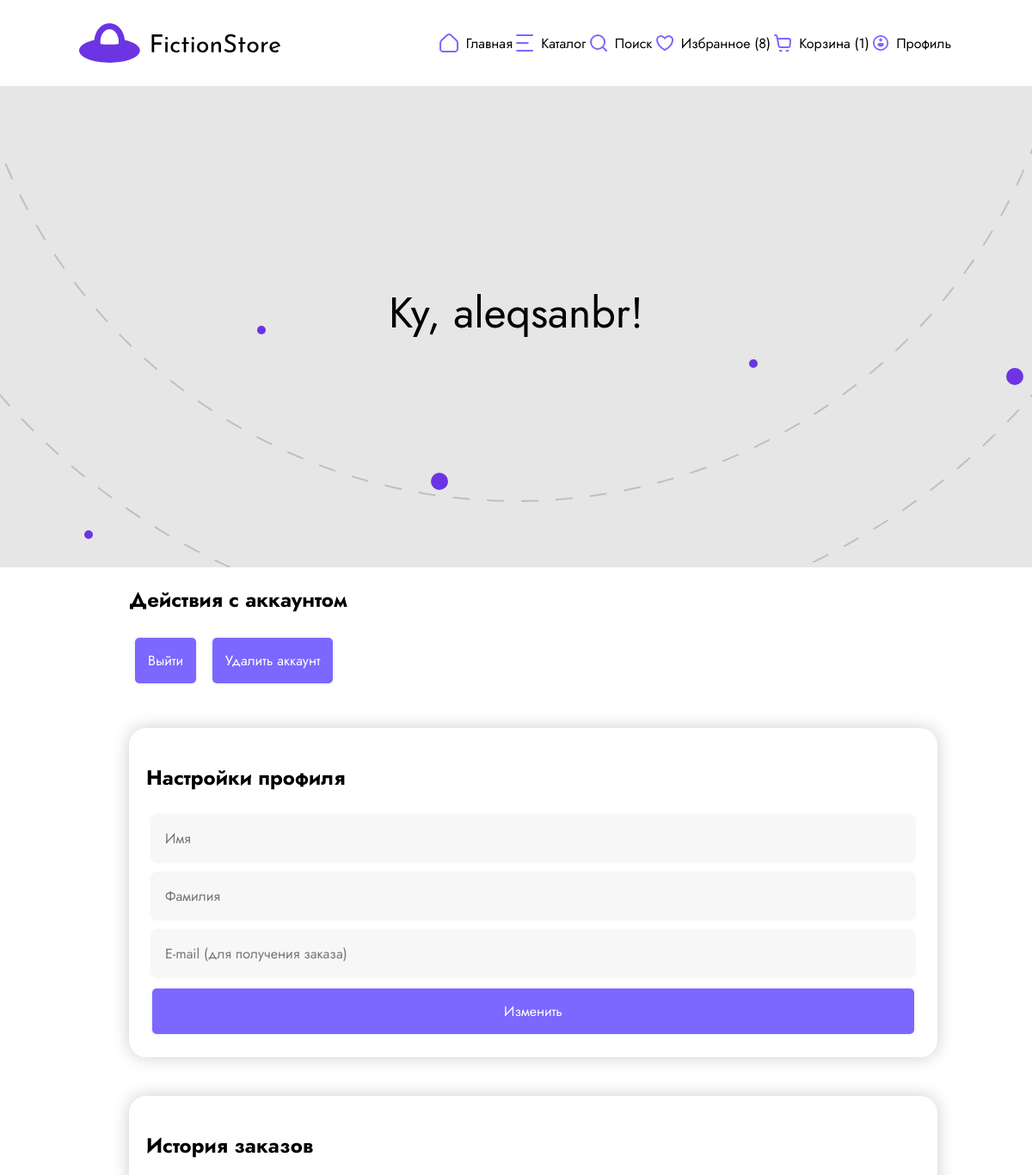
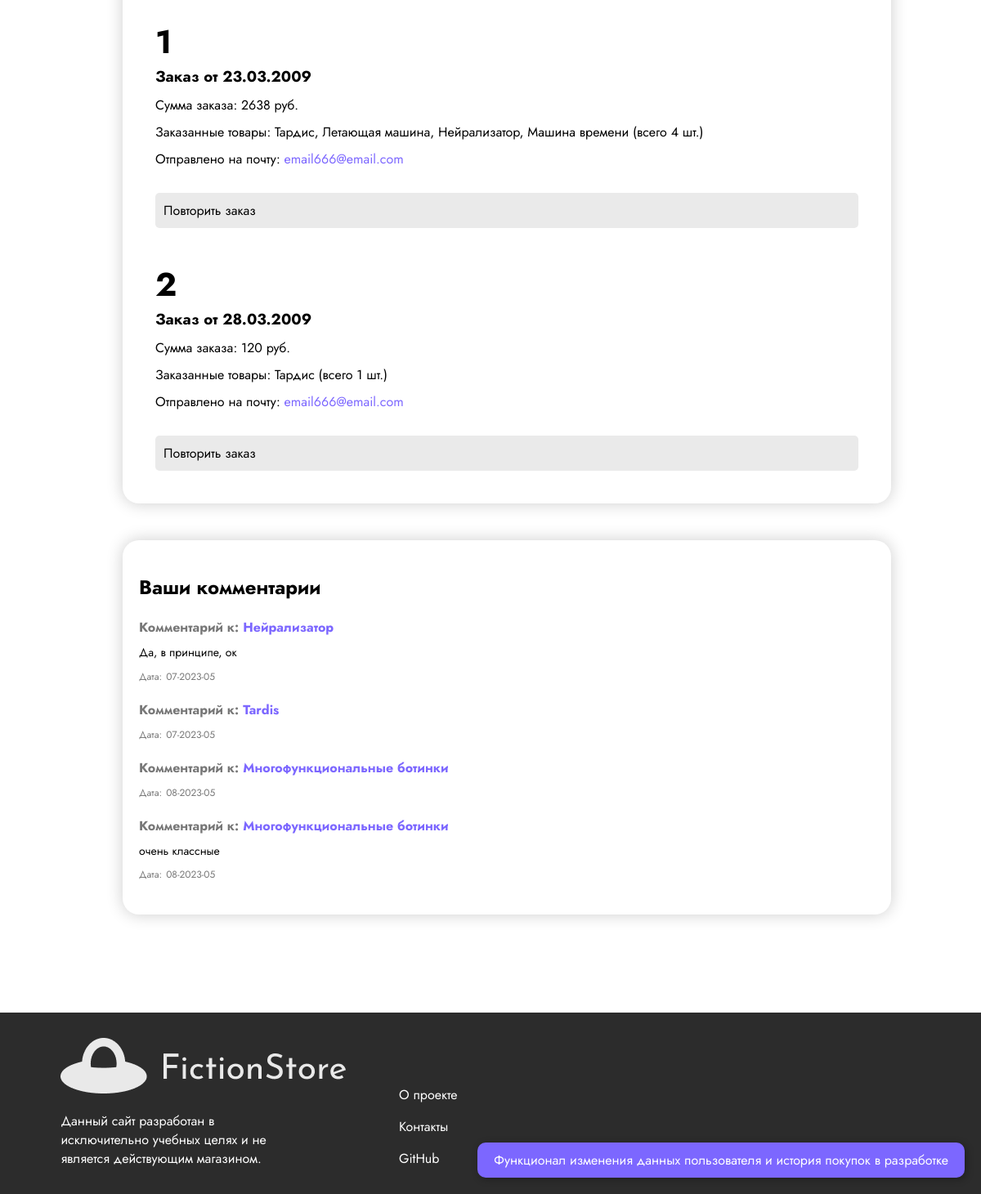
/profile (signed in), run on an earlier commit of the app's database (2 pictures, top to bottom).
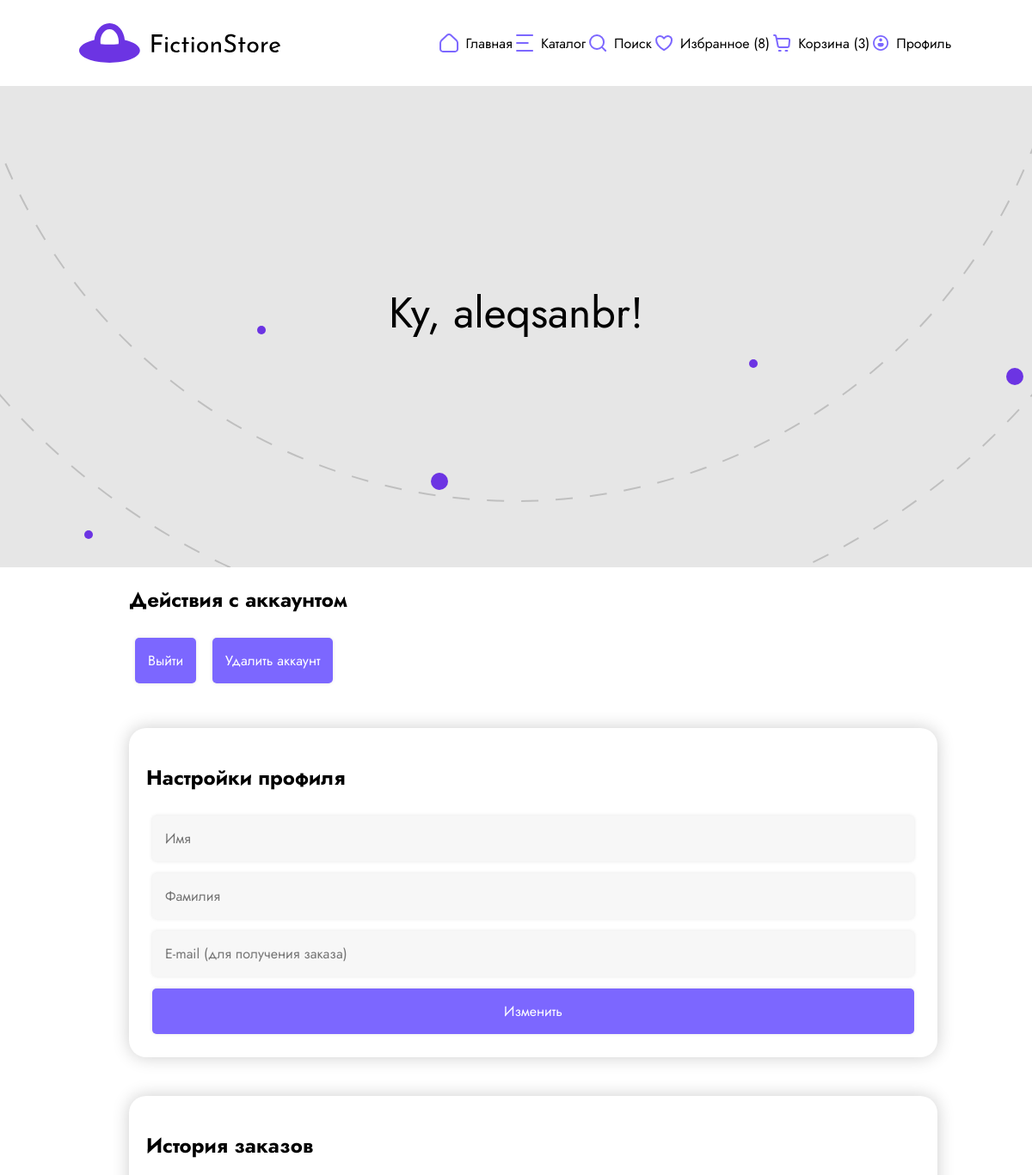
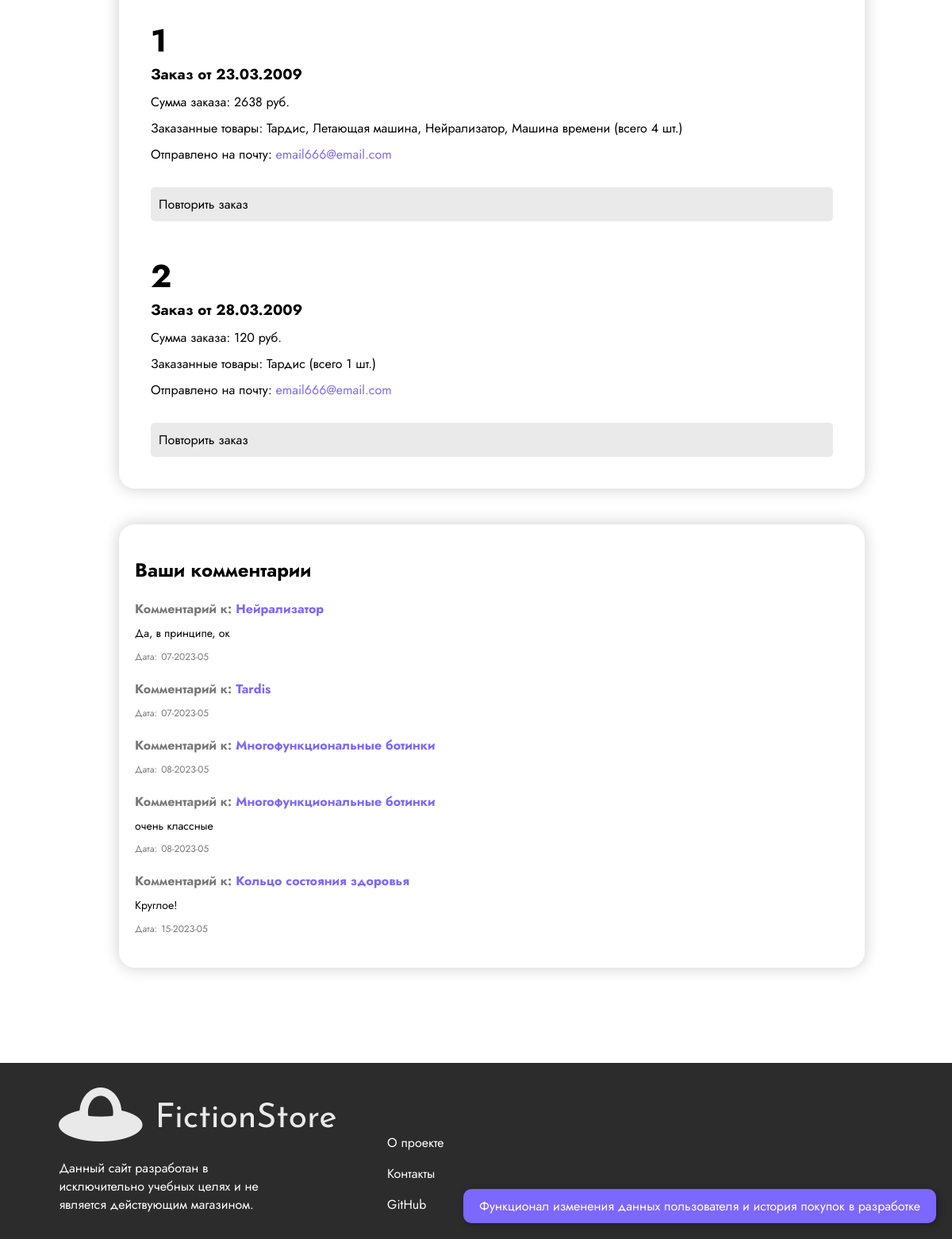
And on a later commit of the database (2 pictures, top to bottom).
### app/models.py (models this page shows)
class User(db.Model):
    __tablename__ = "user"
    id          = db.Column(db.Integer, primary_key=True)
    email       = db.Column(db.String(100), nullable=False, unique=True)
    password    = db.Column(db.String(100), nullable=False)
    token       = db.Column(db.String(100), nullable=False, unique=True)
    name        = db.Column(db.String(50), nullable=False)
    surname     = db.Column(db.String(50))
    comments    = db.relationship("Comment", backref="user")
    basket      = db.relationship("Item", secondary=basket, backref=db.backref('users_have_basket'))
    favourites  = db.relationship("Item", secondary=favourites, backref=db.backref('users_have_fav'))

class Comment(db.Model):
    __tablename__ = "comment"
    id          = db.Column(db.Integer, primary_key=True)
    user_id     = db.Column(db.Integer, db.ForeignKey('user.id'))
    item_id     = db.Column(db.Integer, db.ForeignKey('item.id'))
    date        = db.Column(db.String(10), nullable=False) # "day.month.year"
    score       = db.Column(db.Integer, nullable=False)
    pros        = db.Column(db.String(400))
    cons        = db.Column(db.String(400))
    text        = db.Column(db.String(800))

class Item(db.Model):
    __tablename__ = "item"
    id              = db.Column(db.Integer, primary_key=True)
    title           = db.Column(db.String(100), nullable=False)
    price           = db.Column(db.Float, nullable=False)
    description     = db.Column(db.String(1000), nullable=False)
    images          = db.Column(db.JSON) # [ "str", ... ]
    colors          = db.Column(db.JSON) # [ "str", ... ]
    science         = db.Column(db.JSON) # [ "str", ... ]
    comments        = db.relationship("Comment", backref="item")

### app/controllers.py (the view)
@app.route('/profile', methods=['GET'])
def profile():
    if not (user := authToken(request)):
        return redirect('/login')
    favs_len, basket_len = favs_basket_len(user, False)
    return render_template('profile.html', favs_len=favs_len,
                           basket_len=basket_len, user=user)

### app/controllers.py (called while the page is built)
def authToken(request):
    token = request.cookies.get('token')
    if token and (user := db.session.query(User).filter_by(token=token).first()):
        return user
    return False

def favs_basket_len(user, cookies):
    if user:
        return len(user.favourites), len(user.basket)
    return len(cookies.get('favourites') or "")//2, len(cookies.get('basket') or "")//2

### app/templates/profile.html (shortened to what this page needs)
{% extends 'base.html' %}
{% block content %}
<main>
    <h1>Ку, {{ user.name }}!</h1>
</main>
<div class="types">
    <div class="catalog">
        <form method="post">
            <span>
                <h2>Действия с аккаунтом</h2>
            </span>
            <button formaction="/logout" class="itemcomm_submit">Выйти</button>
            <button formaction="/" class="itemcomm_submit">Удалить аккаунт</button>
        </form>
        <form class="itemcomm_form" style="margin-top: 5%">
            <span>
                <h2>Настройки профиля</h2>
            </span>
            <span>
                <input style="padding: 15px; width: 100%" class="textrange-field" type="text" name="user-name"
                   placeholder="Имя">
            </span>
            <span>
                <input style="padding: 15px; width: 100%" class="textrange-field" type="text" name="user-surname"
                    placeholder="Фамилия">
            </span>
            <span>
                <input style="padding: 15px; width: 100%" class="textrange-field" type="email" name="email"
                    placeholder="E-mail (для получения заказа)">
            </span>
            <span>
                <input type="submit" style="padding: 15px; width: 100%" class="itemcomm_submit" value="Изменить">
            </span>
        </form>
        <form class="itemcomm_form" style="margin-top: 5%">
            <h2>История заказов</h2>
            <ol class="orders">
                <li>
                    <h3>Заказ от 23.03.2009</h3>
                    <p>Сумма заказа: 2638 руб.</p>
                    <p>Заказанные товары: Тардис, Летающая машина, Нейрализатор, Машина времени (всего 4 шт.)</p>
                    <p>Отправлено на почту: <a href="mailto:email666@email.com">email666@email.com</a></p>
                    <a class="repeat-order" href="#">Повторить заказ</a>
                </li>
                <li>
                    <h3>Заказ от 28.03.2009</h3>
                    <p>Сумма заказа: 120 руб.</p>
                    <p>Заказанные товары: Тардис (всего 1 шт.)</p>
                    <p>Отправлено на почту: <a href="mailto:email666@email.com">email666@email.com</a></p>
                    <a class="repeat-order" href="#">Повторить заказ</a>
                </li>
            </ol>
        </form>
        <form class="itemcomm_form" style="margin-top: 5%">
            <span>
                <h2>Ваши комментарии</h2>
            </span>
            <ul class="profilepage_comments">
                {% for comment in user.comments %}
                <li>
                    <h4 class="profilepage_comment-item"><a href="/product?id={{ comment.item.id }}">{{ comment.item.title }}</a></h4>
                    <p class="profilepage_comment-text">{{ comment.text }}</p>
                    <div class="profilepage_comment-metadata">
                        <span class="profilepage_comment-date">{{ comment.date }}</span>
                    </div>
                </li>
                {% endfor %}
            </ul>
        </form>
    </div>
</div>
<div class="notification">
</div>
{% endblock %}

### app/templates/base.html (shortened to what this page needs)
<!DOCTYPE html>
<html>
    <head>
        <link rel="stylesheet" href="static/styles/style.css">
    </head>
    <body>
        <header>
            <div class="navigator">
                <a href="/" style="display: contents;"><img src="static/img/gui/logo.svg"></a>
                <nav class="hide">
                    <span>
                        <img src="static/img/gui/home.svg">
                        <a href="/">Главная</a>
                    </span>
                    <span>
                        <img src="static/img/gui/Catalog.svg">
                        <a href="catalog">Каталог</a>
                    </span>
                    <span>
                        <img src="static/img/gui/Search.svg">
                        <a href="/#search">Поиск</a>
                    </span>
                    <span>
                        <img src="static/img/gui/favourite.svg">
                        <a href="favourites">Избранное ({{ favs_len }})</a>
                    </span>
                    <span>
                        <img src="static/img/gui/backets.svg">
                        <a href="basket">Корзина ({{ basket_len }})</a>
                    </span>
                    <span>
                        <img src="static/img/gui/Profile.svg">
                        <a href="profile">Профиль</a>
                    </span>
                </nav>
            </div>
        </header>
        {% block content %} {% endblock %}
        <footer>
            <div class="annotation">
                <img src="static/img/gui/white_logo.png">
                <p>Данный сайт разработан в исключительно учебных целях и не является действующим магазином.</p>
            </div>
            <div class="nav_footer">
                <a href="https://github.com/BeidinaDaria/Fiction-store/blob/main/README.md"><p>О проекте</p></a>
                <a href="https://github.com/BeidinaDaria/Fiction-store/blob/main/README.md"><p>Контакты</p></a>
                <a href="https://github.com/BeidinaDaria/Fiction-store.git"><p>GitHub</p></a>
            </div>
        </footer>
    </body>
</html>

What changed in the data, as far as the page shows it:
added Comment: item "Кольцо состояния здоровья", text "Круглое!", date "15-2023-05"
Also different on the page:
{{ basket_len }}: "1" → "3"
